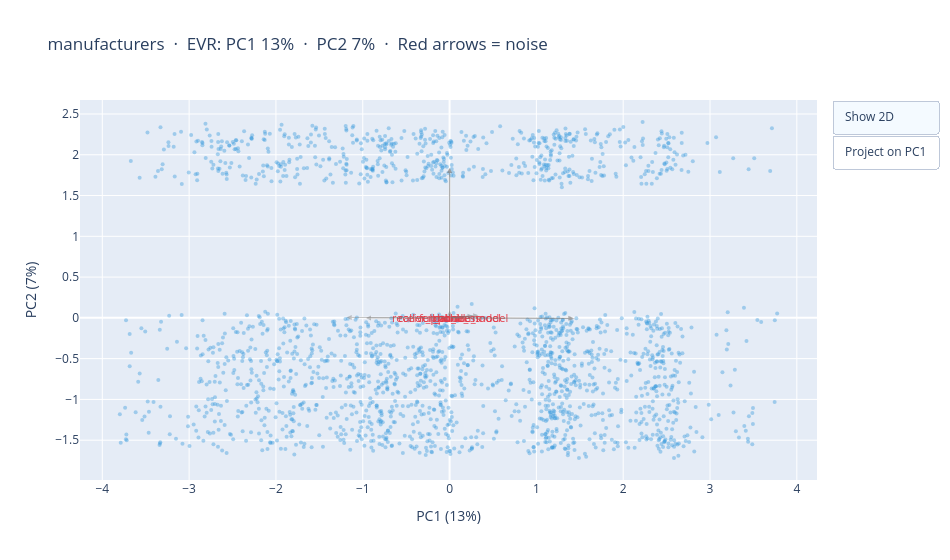
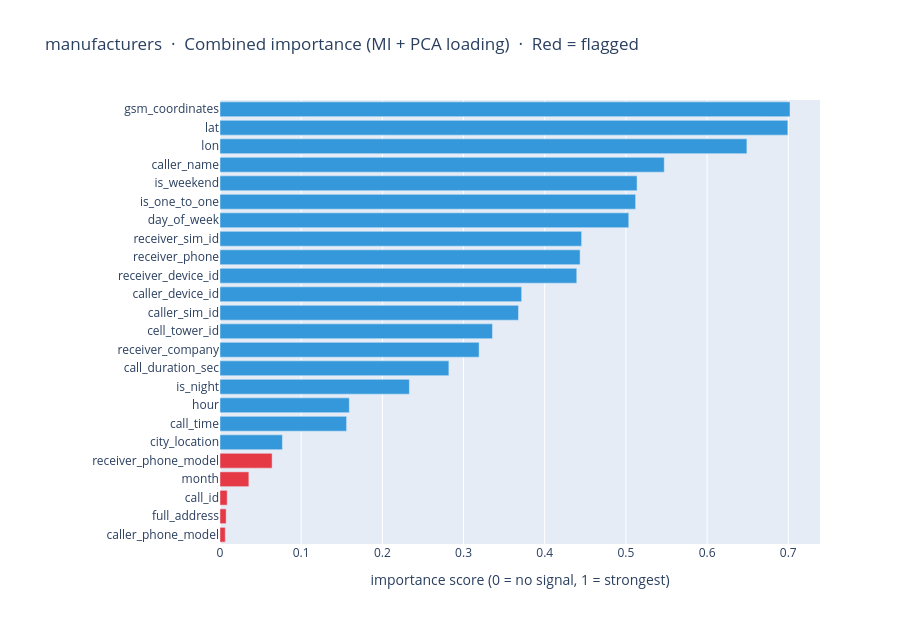
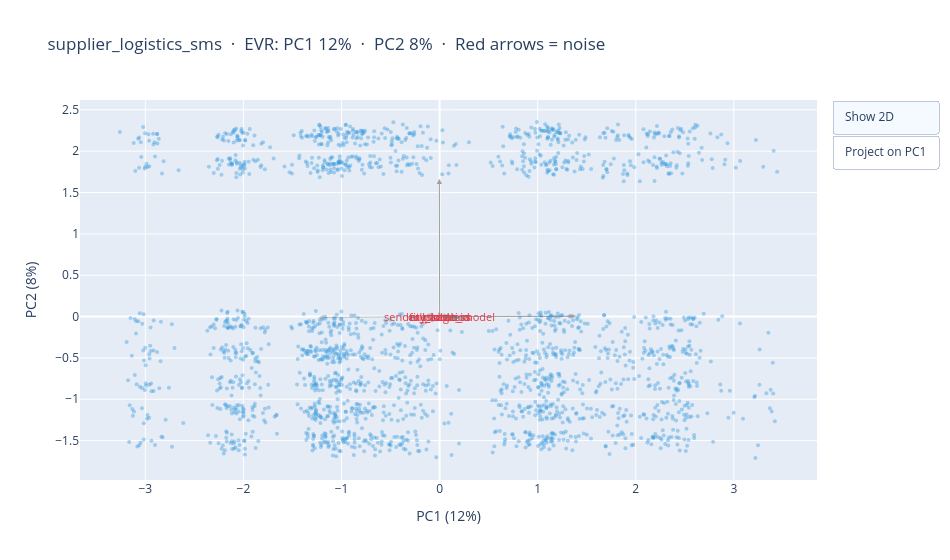
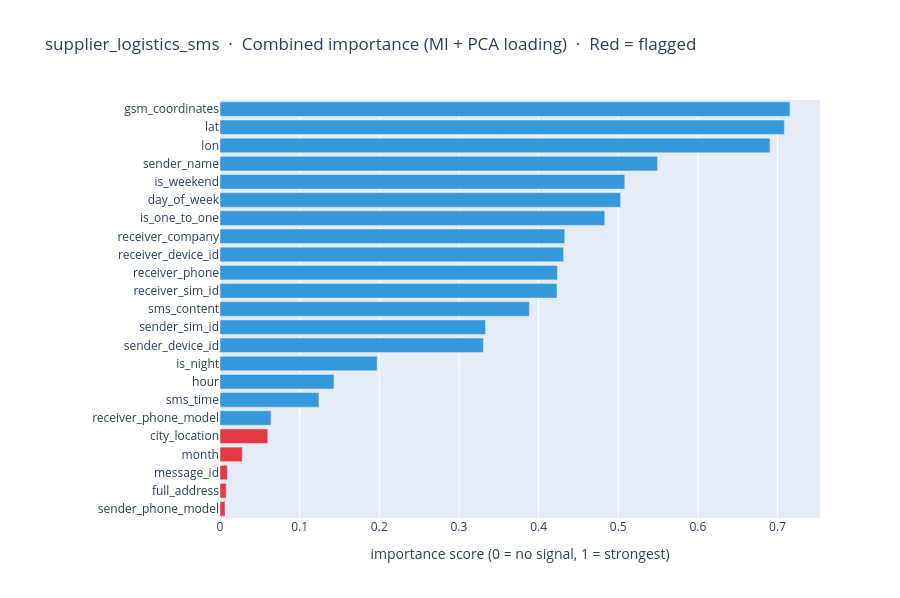

The notebook cell these images were saved under, in order:
### Code cell
if 'NOISE_DIAGNOSTICS' not in dir():
    raise RuntimeError('Run Block 1 first.')

for fname, d in NOISE_DIAGNOSTICS.items():
    candidates  = d['candidates']
    points      = d['points']
    loadings    = d['loadings']
    importance  = d['importance']
    rank_idx    = d['rank_idx']
    evr         = d['evr']
    flagged_set = set(d['flagged'])

    n_show = min(2000, len(points))
    sample_idx = np.random.RandomState(SEED).choice(len(points), n_show, replace=False)
    px = points[sample_idx, 0]
    py = points[sample_idx, 1]
    scale = max(abs(px).max(), abs(py).max()) * 0.7

    fig = go.Figure()
    fig.add_trace(go.Scatter(
        x=px, y=py, mode='markers',
        marker=dict(size=4, color='#3498db', opacity=0.4),
        name='samples', hoverinfo='skip',
    ))

    for i, c in enumerate(candidates):
        is_noise = c in flagged_set
        color = '#E63946' if is_noise else 'rgba(120,120,120,0.45)'
        width = 2.5 if is_noise else 1.0
        lx, ly = loadings[0, i] * scale, loadings[1, i] * scale
        fig.add_annotation(
            x=lx, y=ly, ax=0, ay=0,
            xref='x', yref='y', axref='x', ayref='y',
            arrowhead=2, arrowwidth=width, arrowcolor=color,
            text=c if is_noise else '',
            font=dict(size=11, color=color),
            standoff=3,
        )

    fig.frames = [
        go.Frame(name='scatter', data=[go.Scatter(
            x=px, y=py, mode='markers',
            marker=dict(size=4, color='#3498db', opacity=0.4))]),
        go.Frame(name='project', data=[go.Scatter(
            x=px, y=np.zeros(n_show), mode='markers',
            marker=dict(size=4, color='#3498db', opacity=0.4))]),
    ]

    fig.update_layout(
        title=f'{fname}  ·  EVR: PC1 {evr[0]*100:.0f}%  ·  PC2 {evr[1]*100:.0f}%  ·  Red arrows = noise',
        xaxis_title=f'PC1 ({evr[0]*100:.0f}%)',
        yaxis_title=f'PC2 ({evr[1]*100:.0f}%)',
        width=950, height=560,
        updatemenus=[dict(
            type='buttons', x=1.02, y=1.0, xanchor='left',
            buttons=[
                dict(label='Show 2D', method='animate',
                     args=[['scatter'], dict(frame=dict(duration=600, redraw=True), mode='immediate')]),
                dict(label='Project on PC1', method='animate',
                     args=[['project'], dict(frame=dict(duration=800, redraw=True), mode='immediate')]),
            ],
        )],
    )
    fig.show()

    bar_colors = ['#E63946' if candidates[i] in flagged_set else '#3498db' for i in rank_idx]
    fig2 = go.Figure(go.Bar(
        x=[importance[i] for i in rank_idx],
        y=[candidates[i] for i in rank_idx],
        orientation='h',
        marker_color=bar_colors,
    ))
    fig2.update_layout(
        title=f'{fname}  ·  Combined importance (MI + PCA loading)  ·  Red = flagged',
        xaxis_title='importance score (0 = no signal, 1 = strongest)',
        height=max(420, 26 * len(candidates)),
        margin=dict(l=220),
    )
    fig2.show()

### Figure 1 — Plotly figure (JSON) as saved in the notebook; plotly's stock layout.template omitted (floating-point values rounded to 4 significant figures; data arrays with more than 128 entries replaced by an {"elided": "..."} marker saying what was removed)
{"data": [{"hoverinfo": "skip", "marker": {"color": "#3498db", "opacity": 0.4, "size": 4}, "mode": "markers", "name": "samples", "type": "scatter", "x": {"elided": "2000 float values"}, "y": {"elided": "2000 float values"}}], "layout": {"annotations": [{"arrowcolor": "rgba(120,120,120,0.45)", "arrowhead": 2, "arrowwidth": 1, "ax": 0, "axref": "x", "ay": 0, "ayref": "y", "font": {"color": "rgba(120,120,120,0.45)", "size": 11}, "standoff": 3, "text": "", "x": -0.1769, "xref": "x", "y": 0.008209, "yref": "y"}, {"arrowcolor": "rgba(120,120,120,0.45)", "arrowhead": 2, "arrowwidth": 1, "ax": 0, "axref": "x", "ay": 0, "ayref": "y", "font": {"color": "rgba(120,120,120,0.45)", "size": 11}, "standoff": 3, "text": "", "x": 0.01139, "xref": "x", "y": 0.03207, "yref": "y"}, {"arrowcolor": "rgba(120,120,120,0.45)", "arrowhead": 2, "arrowwidth": 1, "ax": 0, "axref": "x", "ay": 0, "ayref": "y", "font": {"color": "rgba(120,120,120,0.45)", "size": 11}, "standoff": 3, "text": "", "x": 0.01475, "xref": "x", "y": -0.002931, "yref": "y"}, {"arrowcolor": "#E63946", "arrowhead": 2, "arrowwidth": 2.5, "ax": 0, "axref": "x", "ay": 0, "ayref": "y", "font": {"color": "#E63946", "size": 11}, "standoff": 3, "text": "caller_phone_model", "x": 0.009089, "xref": "x", "y": 0.01807, "yref": "y"}, {"arrowcolor": "rgba(120,120,120,0.45)", "arrowhead": 2, "arrowwidth": 1, "ax": 0, "axref": "x", "ay": 0, "ayref": "y", "font": {"color": "rgba(120,120,120,0.45)", "size": 11}, "standoff": 3, "text": "", "x": 0.09043, "xref": "x", "y": 0.03449, "yref": "y"}, {"arrowcolor": "rgba(120,120,120,0.45)", "arrowhead": 2, "arrowwidth": 1, "ax": 0, "axref": "x", "ay": 0, "ayref": "y", "font": {"color": "rgba(120,120,120,0.45)", "size": 11}, "standoff": 3, "text": "", "x": -0.02759, "xref": "x", "y": -0.01833, "yref": "y"}, {"arrowcolor": "rgba(120,120,120,0.45)", "arrowhead": 2, "arrowwidth": 1, "ax": 0, "axref": "x", "ay": 0, "ayref": "y", "font": {"color": "rgba(120,120,120,0.45)", "size": 11}, "standoff": 3, "text": "", "x": 0.04751, "xref": "x", "y": -0.005785, "yref": "y"}, {"arrowcolor": "rgba(120,120,120,0.45)", "arrowhead": 2, "arrowwidth": 1, "ax": 0, "axref": "x", "ay": 0, "ayref": "y", "font": {"color": "rgba(120,120,120,0.45)", "size": 11}, "standoff": 3, "text": "", "x": 0.02004, "xref": "x", "y": 0.01546, "yref": "y"}, {"arrowcolor": "#E63946", "arrowhead": 2, "arrowwidth": 2.5, "ax": 0, "axref": "x", "ay": 0, "ayref": "y", "font": {"color": "#E63946", "size": 11}, "standoff": 3, "text": "receiver_phone_model", "x": 0.03283, "xref": "x", "y": 0.02853, "yref": "y"}, {"arrowcolor": "rgba(120,120,120,0.45)", "arrowhead": 2, "arrowwidth": 1, "ax": 0, "axref": "x", "ay": 0, "ayref": "y", "font": {"color": "rgba(120,120,120,0.45)", "size": 11}, "standoff": 3, "text": "", "x": 0.0007725, "xref": "x", "y": 0.1236, "yref": "y"}, {"arrowcolor": "rgba(120,120,120,0.45)", "arrowhead": 2, "arrowwidth": 1, "ax": 0, "axref": "x", "ay": 0, "ayref": "y", "font": {"color": "rgba(120,120,120,0.45)", "size": 11}, "standoff": 3, "text": "", "x": 0.144, "xref": "x", "y": -0.004671, "yref": "y"}, {"arrowcolor": "rgba(120,120,120,0.45)", "arrowhead": 2, "arrowwidth": 1, "ax": 0, "axref": "x", "ay": 0, "ayref": "y", "font": {"color": "rgba(120,120,120,0.45)", "size": 11}, "standoff": 3, "text": "", "x": -0.997, "xref": "x", "y": -0.001678, "yref": "y"}, {"arrowcolor": "#E63946", "arrowhead": 2, "arrowwidth": 2.5, "ax": 0, "axref": "x", "ay": 0, "ayref": "y", "font": {"color": "#E63946", "size": 11}, "standoff": 3, "text": "call_id", "x": -0.0005964, "xref": "x", "y": 0.02369, "yref": "y"}, {"arrowcolor": "rgba(120,120,120,0.45)", "arrowhead": 2, "arrowwidth": 1, "ax": 0, "axref": "x", "ay": 0, "ayref": "y", "font": {"color": "rgba(120,120,120,0.45)", "size": 11}, "standoff": 3, "text": "", "x": 0.06577, "xref": "x", "y": 0.006281, "yref": "y"}, {"arrowcolor": "rgba(120,120,120,0.45)", "arrowhead": 2, "arrowwidth": 1, "ax": 0, "axref": "x", "ay": 0, "ayref": "y", "font": {"color": "rgba(120,120,120,0.45)", "size": 11}, "standoff": 3, "text": "", "x": 1.472, "xref": "x", "y": -0.00692, "yref": "y"}, {"arrowcolor": "#E63946", "arrowhead": 2, "arrowwidth": 2.5, "ax": 0, "axref": "x", "ay": 0, "ayref": "y", "font": {"color": "#E63946", "size": 11}, "standoff": 3, "text": "full_address", "x": 0.01217, "xref": "x", "y": -0.02571, "yref": "y"}, {"arrowcolor": "rgba(120,120,120,0.45)", "arrowhead": 2, "arrowwidth": 1, "ax": 0, "axref": "x", "ay": 0, "ayref": "y", "font": {"color": "rgba(120,120,120,0.45)", "size": 11}, "standoff": 3, "text": "", "x": -0.05944, "xref": "x", "y": -0.006372, "yref": "y"}, {"arrowcolor": "rgba(120,120,120,0.45)", "arrowhead": 2, "arrowwidth": 1, "ax": 0, "axref": "x", "ay": 0, "ayref": "y", "font": {"color": "rgba(120,120,120,0.45)", "size": 11}, "standoff": 3, "text": "", "x": -0.002601, "xref": "x", "y": 1.874, "yref": "y"}, {"arrowcolor": "#E63946", "arrowhead": 2, "arrowwidth": 2.5, "ax": 0, "axref": "x", "ay": 0, "ayref": "y", "font": {"color": "#E63946", "size": 11}, "standoff": 3, "text": "month", "x": -0.01154, "xref": "x", "y": 0.1328, "yref": "y"}, {"arrowcolor": "rgba(120,120,120,0.45)", "arrowhead": 2, "arrowwidth": 1, "ax": 0, "axref": "x", "ay": 0, "ayref": "y", "font": {"color": "rgba(120,120,120,0.45)", "size": 11}, "standoff": 3, "text": "", "x": 0.2999, "xref": "x", "y": 0.02841, "yref": "y"}, {"arrowcolor": "rgba(120,120,120,0.45)", "arrowhead": 2, "arrowwidth": 1, "ax": 0, "axref": "x", "ay": 0, "ayref": "y", "font": {"color": "rgba(120,120,120,0.45)", "size": 11}, "standoff": 3, "text": "", "x": 0.003365, "xref": "x", "y": 1.874, "yref": "y"}, {"arrowcolor": "rgba(120,120,120,0.45)", "arrowhead": 2, "arrowwidth": 1, "ax": 0, "axref": "x", "ay": 0, "ayref": "y", "font": {"color": "rgba(120,120,120,0.45)", "size": 11}, "standoff": 3, "text": "", "x": 1.457, "xref": "x", "y": -0.006657, "yref": "y"}, {"arrowcolor": "rgba(120,120,120,0.45)", "arrowhead": 2, "arrowwidth": 1, "ax": 0, "axref": "x", "ay": 0, "ayref": "y", "font": {"color": "rgba(120,120,120,0.45)", "size": 11}, "standoff": 3, "text": "", "x": -1.22, "xref": "x", "y": 0.005838, "yref": "y"}, {"arrowcolor": "rgba(120,120,120,0.45)", "arrowhead": 2, "arrowwidth": 1, "ax": 0, "axref": "x", "ay": 0, "ayref": "y", "font": {"color": "rgba(120,120,120,0.45)", "size": 11}, "standoff": 3, "text": "", "x": 0.3652, "xref": "x", "y": 0.03668, "yref": "y"}], "height": 560, "title": {"text": "manufacturers  ·  EVR: PC1 13%  ·  PC2 7%  ·  Red arrows = noise"}, "updatemenus": [{"buttons": [{"args": [["scatter"], {"frame": {"duration": 600, "redraw": true}, "mode": "immediate"}], "label": "Show 2D", "method": "animate"}, {"args": [["project"], {"frame": {"duration": 800, "redraw": true}, "mode": "immediate"}], "label": "Project on PC1", "method": "animate"}], "type": "buttons", "x": 1.02, "xanchor": "left", "y": 1}], "width": 950, "xaxis": {"title": {"text": "PC1 (13%)"}}, "yaxis": {"title": {"text": "PC2 (7%)"}}}}

### Figure 2 — Plotly figure (JSON) as saved in the notebook; plotly's stock layout.template omitted (floating-point values rounded to 4 significant figures)
{"data": [{"marker": {"color": ["#E63946", "#E63946", "#E63946", "#E63946", "#E63946", "#3498db", "#3498db", "#3498db", "#3498db", "#3498db", "#3498db", "#3498db", "#3498db", "#3498db", "#3498db", "#3498db", "#3498db", "#3498db", "#3498db", "#3498db", "#3498db", "#3498db", "#3498db", "#3498db"]}, "orientation": "h", "type": "bar", "x": [0.006499, 0.007587, 0.008863, 0.03554, 0.06421, 0.07688, 0.1559, 0.1593, 0.2333, 0.2819, 0.3192, 0.3356, 0.3677, 0.3716, 0.4395, 0.4436, 0.4454, 0.5035, 0.512, 0.5138, 0.5472, 0.6491, 0.6995, 0.7021], "y": ["caller_phone_model", "full_address", "call_id", "month", "receiver_phone_model", "city_location", "call_time", "hour", "is_night", "call_duration_sec", "receiver_company", "cell_tower_id", "caller_sim_id", "caller_device_id", "receiver_device_id", "receiver_phone", "receiver_sim_id", "day_of_week", "is_one_to_one", "is_weekend", "caller_name", "lon", "lat", "gsm_coordinates"]}], "layout": {"height": 624, "margin": {"l": 220}, "title": {"text": "manufacturers  ·  Combined importance (MI + PCA loading)  ·  Red = flagged"}, "xaxis": {"title": {"text": "importance score (0 = no signal, 1 = strongest)"}}}}

### Figure 3 — Plotly figure (JSON) as saved in the notebook; plotly's stock layout.template omitted (floating-point values rounded to 4 significant figures; data arrays with more than 128 entries replaced by an {"elided": "..."} marker saying what was removed)
{"data": [{"hoverinfo": "skip", "marker": {"color": "#3498db", "opacity": 0.4, "size": 4}, "mode": "markers", "name": "samples", "type": "scatter", "x": {"elided": "2000 float values"}, "y": {"elided": "2000 float values"}}], "layout": {"annotations": [{"arrowcolor": "rgba(120,120,120,0.45)", "arrowhead": 2, "arrowwidth": 1, "ax": 0, "axref": "x", "ay": 0, "ayref": "y", "font": {"color": "rgba(120,120,120,0.45)", "size": 11}, "standoff": 3, "text": "", "x": -0.1643, "xref": "x", "y": 0.03437, "yref": "y"}, {"arrowcolor": "rgba(120,120,120,0.45)", "arrowhead": 2, "arrowwidth": 1, "ax": 0, "axref": "x", "ay": 0, "ayref": "y", "font": {"color": "rgba(120,120,120,0.45)", "size": 11}, "standoff": 3, "text": "", "x": -0.005186, "xref": "x", "y": -0.01989, "yref": "y"}, {"arrowcolor": "rgba(120,120,120,0.45)", "arrowhead": 2, "arrowwidth": 1, "ax": 0, "axref": "x", "ay": 0, "ayref": "y", "font": {"color": "rgba(120,120,120,0.45)", "size": 11}, "standoff": 3, "text": "", "x": -0.007773, "xref": "x", "y": 0.007655, "yref": "y"}, {"arrowcolor": "#E63946", "arrowhead": 2, "arrowwidth": 2.5, "ax": 0, "axref": "x", "ay": 0, "ayref": "y", "font": {"color": "#E63946", "size": 11}, "standoff": 3, "text": "sender_phone_model", "x": -0.008645, "xref": "x", "y": -0.01269, "yref": "y"}, {"arrowcolor": "rgba(120,120,120,0.45)", "arrowhead": 2, "arrowwidth": 1, "ax": 0, "axref": "x", "ay": 0, "ayref": "y", "font": {"color": "rgba(120,120,120,0.45)", "size": 11}, "standoff": 3, "text": "", "x": -0.01496, "xref": "x", "y": 0.09486, "yref": "y"}, {"arrowcolor": "rgba(120,120,120,0.45)", "arrowhead": 2, "arrowwidth": 1, "ax": 0, "axref": "x", "ay": 0, "ayref": "y", "font": {"color": "rgba(120,120,120,0.45)", "size": 11}, "standoff": 3, "text": "", "x": -0.02826, "xref": "x", "y": -0.002436, "yref": "y"}, {"arrowcolor": "rgba(120,120,120,0.45)", "arrowhead": 2, "arrowwidth": 1, "ax": 0, "axref": "x", "ay": 0, "ayref": "y", "font": {"color": "rgba(120,120,120,0.45)", "size": 11}, "standoff": 3, "text": "", "x": 0.1196, "xref": "x", "y": 0.02631, "yref": "y"}, {"arrowcolor": "rgba(120,120,120,0.45)", "arrowhead": 2, "arrowwidth": 1, "ax": 0, "axref": "x", "ay": 0, "ayref": "y", "font": {"color": "rgba(120,120,120,0.45)", "size": 11}, "standoff": 3, "text": "", "x": -0.004036, "xref": "x", "y": -0.003011, "yref": "y"}, {"arrowcolor": "rgba(120,120,120,0.45)", "arrowhead": 2, "arrowwidth": 1, "ax": 0, "axref": "x", "ay": 0, "ayref": "y", "font": {"color": "rgba(120,120,120,0.45)", "size": 11}, "standoff": 3, "text": "", "x": 0.02792, "xref": "x", "y": 0.01462, "yref": "y"}, {"arrowcolor": "rgba(120,120,120,0.45)", "arrowhead": 2, "arrowwidth": 1, "ax": 0, "axref": "x", "ay": 0, "ayref": "y", "font": {"color": "rgba(120,120,120,0.45)", "size": 11}, "standoff": 3, "text": "", "x": -0.03314, "xref": "x", "y": -0.006427, "yref": "y"}, {"arrowcolor": "rgba(120,120,120,0.45)", "arrowhead": 2, "arrowwidth": 1, "ax": 0, "axref": "x", "ay": 0, "ayref": "y", "font": {"color": "rgba(120,120,120,0.45)", "size": 11}, "standoff": 3, "text": "", "x": 0.057, "xref": "x", "y": 0.005409, "yref": "y"}, {"arrowcolor": "#E63946", "arrowhead": 2, "arrowwidth": 2.5, "ax": 0, "axref": "x", "ay": 0, "ayref": "y", "font": {"color": "#E63946", "size": 11}, "standoff": 3, "text": "message_id", "x": -0.002744, "xref": "x", "y": -0.01878, "yref": "y"}, {"arrowcolor": "#E63946", "arrowhead": 2, "arrowwidth": 2.5, "ax": 0, "axref": "x", "ay": 0, "ayref": "y", "font": {"color": "#E63946", "size": 11}, "standoff": 3, "text": "city_location", "x": 0.02986, "xref": "x", "y": -0.005283, "yref": "y"}, {"arrowcolor": "rgba(120,120,120,0.45)", "arrowhead": 2, "arrowwidth": 1, "ax": 0, "axref": "x", "ay": 0, "ayref": "y", "font": {"color": "rgba(120,120,120,0.45)", "size": 11}, "standoff": 3, "text": "", "x": 1.429, "xref": "x", "y": 0.004794, "yref": "y"}, {"arrowcolor": "#E63946", "arrowhead": 2, "arrowwidth": 2.5, "ax": 0, "axref": "x", "ay": 0, "ayref": "y", "font": {"color": "#E63946", "size": 11}, "standoff": 3, "text": "full_address", "x": 0.009301, "xref": "x", "y": 0.01768, "yref": "y"}, {"arrowcolor": "rgba(120,120,120,0.45)", "arrowhead": 2, "arrowwidth": 1, "ax": 0, "axref": "x", "ay": 0, "ayref": "y", "font": {"color": "rgba(120,120,120,0.45)", "size": 11}, "standoff": 3, "text": "", "x": -0.0419, "xref": "x", "y": 0.01304, "yref": "y"}, {"arrowcolor": "rgba(120,120,120,0.45)", "arrowhead": 2, "arrowwidth": 1, "ax": 0, "axref": "x", "ay": 0, "ayref": "y", "font": {"color": "rgba(120,120,120,0.45)", "size": 11}, "standoff": 3, "text": "", "x": -0.001434, "xref": "x", "y": 1.7, "yref": "y"}, {"arrowcolor": "#E63946", "arrowhead": 2, "arrowwidth": 2.5, "ax": 0, "axref": "x", "ay": 0, "ayref": "y", "font": {"color": "#E63946", "size": 11}, "standoff": 3, "text": "month", "x": 0.0004491, "xref": "x", "y": 0.08412, "yref": "y"}, {"arrowcolor": "rgba(120,120,120,0.45)", "arrowhead": 2, "arrowwidth": 1, "ax": 0, "axref": "x", "ay": 0, "ayref": "y", "font": {"color": "rgba(120,120,120,0.45)", "size": 11}, "standoff": 3, "text": "", "x": 0.2243, "xref": "x", "y": -0.02861, "yref": "y"}, {"arrowcolor": "rgba(120,120,120,0.45)", "arrowhead": 2, "arrowwidth": 1, "ax": 0, "axref": "x", "ay": 0, "ayref": "y", "font": {"color": "rgba(120,120,120,0.45)", "size": 11}, "standoff": 3, "text": "", "x": -0.003146, "xref": "x", "y": 1.701, "yref": "y"}, {"arrowcolor": "rgba(120,120,120,0.45)", "arrowhead": 2, "arrowwidth": 1, "ax": 0, "axref": "x", "ay": 0, "ayref": "y", "font": {"color": "rgba(120,120,120,0.45)", "size": 11}, "standoff": 3, "text": "", "x": 1.409, "xref": "x", "y": 0.002272, "yref": "y"}, {"arrowcolor": "rgba(120,120,120,0.45)", "arrowhead": 2, "arrowwidth": 1, "ax": 0, "axref": "x", "ay": 0, "ayref": "y", "font": {"color": "rgba(120,120,120,0.45)", "size": 11}, "standoff": 3, "text": "", "x": -1.265, "xref": "x", "y": -0.01194, "yref": "y"}, {"arrowcolor": "rgba(120,120,120,0.45)", "arrowhead": 2, "arrowwidth": 1, "ax": 0, "axref": "x", "ay": 0, "ayref": "y", "font": {"color": "rgba(120,120,120,0.45)", "size": 11}, "standoff": 3, "text": "", "x": 0.2742, "xref": "x", "y": -0.02827, "yref": "y"}], "height": 560, "title": {"text": "supplier_logistics_sms  ·  EVR: PC1 12%  ·  PC2 8%  ·  Red arrows = noise"}, "updatemenus": [{"buttons": [{"args": [["scatter"], {"frame": {"duration": 600, "redraw": true}, "mode": "immediate"}], "label": "Show 2D", "method": "animate"}, {"args": [["project"], {"frame": {"duration": 800, "redraw": true}, "mode": "immediate"}], "label": "Project on PC1", "method": "animate"}], "type": "buttons", "x": 1.02, "xanchor": "left", "y": 1}], "width": 950, "xaxis": {"title": {"text": "PC1 (12%)"}}, "yaxis": {"title": {"text": "PC2 (8%)"}}}}

### Figure 4 — Plotly figure (JSON) as saved in the notebook; plotly's stock layout.template omitted (floating-point values rounded to 4 significant figures)
{"data": [{"marker": {"color": ["#E63946", "#E63946", "#E63946", "#E63946", "#E63946", "#3498db", "#3498db", "#3498db", "#3498db", "#3498db", "#3498db", "#3498db", "#3498db", "#3498db", "#3498db", "#3498db", "#3498db", "#3498db", "#3498db", "#3498db", "#3498db", "#3498db", "#3498db"]}, "orientation": "h", "type": "bar", "x": [0.006303, 0.007825, 0.009227, 0.028, 0.05997, 0.06407, 0.1242, 0.1431, 0.1973, 0.3307, 0.3334, 0.3884, 0.4231, 0.4236, 0.4314, 0.4328, 0.483, 0.5029, 0.5082, 0.5493, 0.6905, 0.7085, 0.7156], "y": ["sender_phone_model", "full_address", "message_id", "month", "city_location", "receiver_phone_model", "sms_time", "hour", "is_night", "sender_device_id", "sender_sim_id", "sms_content", "receiver_sim_id", "receiver_phone", "receiver_device_id", "receiver_company", "is_one_to_one", "day_of_week", "is_weekend", "sender_name", "lon", "lat", "gsm_coordinates"]}], "layout": {"height": 598, "margin": {"l": 220}, "title": {"text": "supplier_logistics_sms  ·  Combined importance (MI + PCA loading)  ·  Red = flagged"}, "xaxis": {"title": {"text": "importance score (0 = no signal, 1 = strongest)"}}}}
